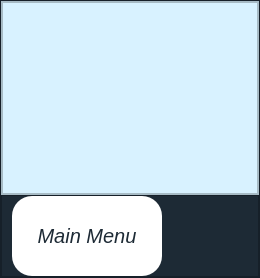
      <widget class="QWidget" name="Treatment">
       <layout class="QVBoxLayout" name="verticalLayout_18">
        <property name="spacing">
         <number>0</number>
        </property>
        <property name="leftMargin">
         <number>0</number>
        </property>
        <property name="topMargin">
         <number>0</number>
        </property>
        <property name="rightMargin">
         <number>0</number>
        </property>
        <property name="bottomMargin">
         <number>0</number>
        </property>
        <item>
         <widget class="QFrame" name="frame_13">
          <property name="styleSheet">
           <string notr="true">*{
	background-color: rgb(29, 42, 53);
	font-size: 20px;
	font-family:&quot;Georgia&quot;,Serif;
	font-style: italic;
	color: rgb(255, 255, 255);
}
QPushButton{
	color: rgb(29, 42, 53);
	border-radius: 20px;
	background-color: rgb(255, 255, 255);

}
QPushButton:hover{
	color: rgb(138, 0, 0);
	background-color: rgb(236, 236, 236);
}
</string>
          </property>
          <property name="frameShape">
           <enum>QFrame::StyledPanel</enum>
          </property>
          <property name="frameShadow">
           <enum>QFrame::Raised</enum>
          </property>
          <layout class="QVBoxLayout" name="verticalLayout_19">
           <property name="spacing">
            <number>0</number>
           </property>
           <property name="leftMargin">
            <number>0</number>
           </property>
           <property name="topMargin">
            <number>0</number>
           </property>
           <property name="rightMargin">
            <number>0</number>
           </property>
           <property name="bottomMargin">
            <number>0</number>
           </property>
           <item>
            <widget class="QFrame" name="frame_14">
             <property name="styleSheet">
              <string notr="true">font-size: 22px;
background-color: rgb(216, 242, 255);
color: rgb(0, 0, 0);
font: &quot;Calibri&quot;;</string>
             </property>
             <property name="frameShape">
              <enum>QFrame::StyledPanel</enum>
             </property>
             <property name="frameShadow">
              <enum>QFrame::Raised</enum>
             </property>
             <layout class="QVBoxLayout" name="verticalLayout_21">
              <property name="spacing">
               <number>0</number>
              </property>
              <property name="leftMargin">
               <number>0</number>
              </property>
              <property name="topMargin">
               <number>0</number>
              </property>
              <property name="rightMargin">
               <number>0</number>
              </property>
              <property name="bottomMargin">
               <number>0</number>
              </property>
              <item>
               <widget class="QTextEdit" name="textEdit">
                <property name="styleSheet">
                 <string notr="true">font-size: 22px;
background-color: rgb(216, 242, 255);
color: rgb(0, 0, 0);
font: &quot;Calibri&quot;;</string>
                </property>
                <property name="readOnly">
                 <bool>true</bool>
                </property>
                <property name="html">
                 <string>&lt;!DOCTYPE HTML PUBLIC &quot;-//W3C//DTD HTML 4.0//EN&quot; &quot;http://www.w3.org/TR/REC-html40/strict.dtd&quot;&gt;
&lt;html&gt;&lt;head&gt;&lt;meta name=&quot;qrichtext&quot; content=&quot;1&quot; /&gt;&lt;style type=&quot;text/css&quot;&gt;
p, li { white-space: pre-wrap; }
&lt;/style&gt;&lt;/head&gt;&lt;body style=&quot; font-family:'Georgia,Serif'; font-size:22px; font-weight:400; font-style:normal;&quot;&gt;
&lt;p style=&quot;-qt-paragraph-type:empty; margin-top:0px; margin-bottom:0px; margin-left:0px; margin-right:0px; -qt-block-indent:0; text-indent:0px;&quot;&gt;&lt;br /&gt;&lt;/p&gt;&lt;/body&gt;&lt;/html&gt;</string>
                </property>
               </widget>
              </item>
             </layout>
            </widget>
           </item>
           <item>
            <widget class="QFrame" name="frame_17">
             <property name="maximumSize">
              <size>
               <width>16777215</width>
               <height>100</height>
              </size>
             </property>
             <property name="frameShape">
              <enum>QFrame::StyledPanel</enum>
             </property>
             <property name="frameShadow">
              <enum>QFrame::Raised</enum>
             </property>
             <layout class="QVBoxLayout" name="verticalLayout_20">
              <property name="spacing">
               <number>0</number>
              </property>
              <property name="leftMargin">
               <number>10</number>
              </property>
              <property name="topMargin">
               <number>0</number>
              </property>
              <property name="rightMargin">
               <number>0</number>
              </property>
              <property name="bottomMargin">
               <number>0</number>
              </property>
              <item>
               <widget class="QPushButton" name="btn_back_to_main">
                <property name="minimumSize">
                 <size>
                  <width>150</width>
                  <height>80</height>
                 </size>
                </property>
                <property name="maximumSize">
                 <size>
                  <width>150</width>
                  <height>16777215</height>
                 </size>
                </property>
                <property name="text">
                 <string>Main Menu</string>
                </property>
               </widget>
              </item>
             </layout>
            </widget>
           </item>
          </layout>
         </widget>
        </item>
       </layout>
      </widget>
